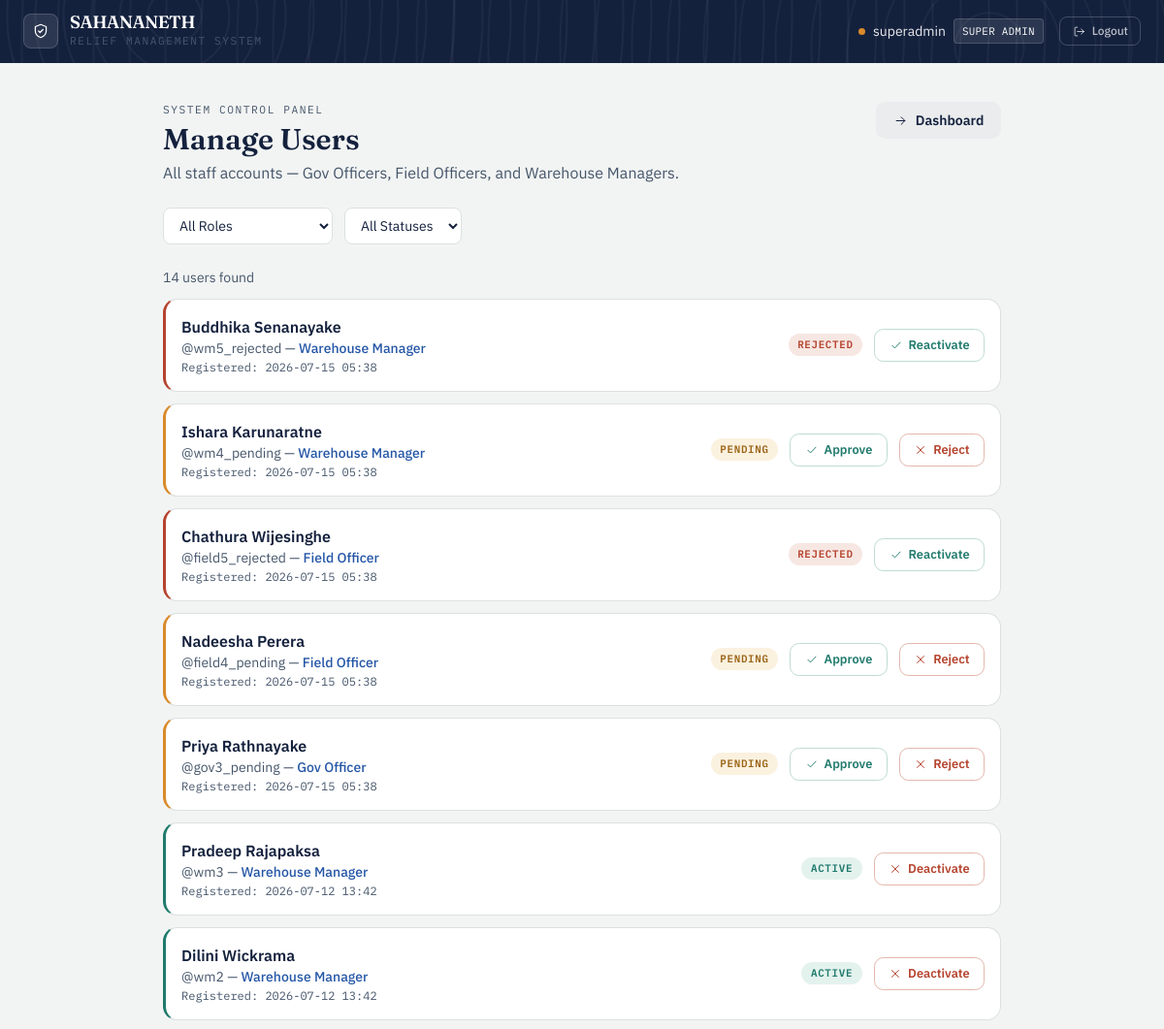
/admin/users (signed in, upper part), run on an earlier commit of the app's database.
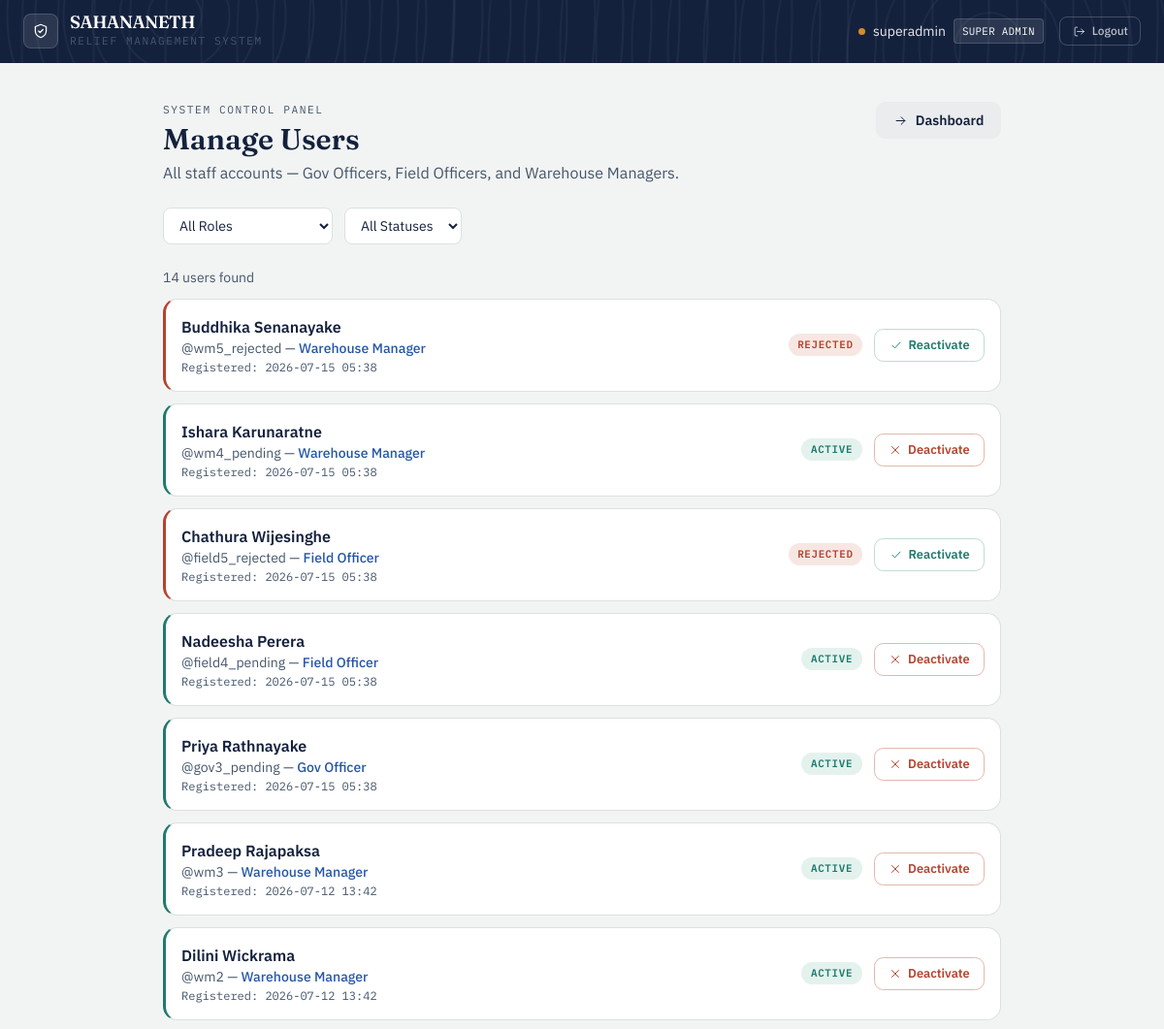
And on a later commit of the database.
### app/models/user.py (models this page shows, shortened)
class User(UserMixin, db.Model):
    __tablename__ = 'users'
    id = db.Column(db.Integer, primary_key=True)
    username = db.Column(db.String(80), unique=True, nullable=False)
    full_name = db.Column(db.String(150), nullable=True)
    password_hash = db.Column(db.String(256), nullable=False)
    role_level = db.Column(
    db.Enum('super_admin', 'gov_officer', 'field_officer',
            'warehouse_manager', 'citizen',
            name='user_role_enum'),
    nullable=False
)
    status = db.Column(
        db.Enum('pending', 'active', 'needs_verification', 'verified', 'rejected',name='user_status_enum'),
        default='pending',
        nullable=False
    )
    assigned_node_id = db.Column(db.Integer, nullable=True)
    created_at = db.Column(db.DateTime, default=datetime.utcnow)

### app/routes/super_admin.py (the view)
@admin_bp.route('/users')
@login_required
@role_required('super_admin')
def users():
    role_filter = request.args.get('role', '')
    status_filter = request.args.get('status', '')
    query = User.query.filter(User.role_level != 'citizen')
    if role_filter:
        query = query.filter_by(role_level=role_filter)
    if status_filter:
        query = query.filter_by(status=status_filter)
    all_users = query.order_by(User.created_at.desc()).all()
    return render_template('super_admin/users.html',
                           users=all_users,
                           role_filter=role_filter,
                           status_filter=status_filter)

### app/models/user.py (called while the page is built)
@login_manager.user_loader
def load_user(user_id):
    return User.query.get(int(user_id))

### app/utils.py (called while the page is built)
def role_required(*roles):
    def decorator(f):
        @wraps(f)
        def decorated_function(*args, **kwargs):
            if not current_user.is_authenticated:
                abort(401)
            if current_user.role_level not in roles:
                abort(403)
            return f(*args, **kwargs)
        return decorated_function
    return decorator

### app/templates/super_admin/users.html (shortened to what this page needs)
{% extends "base.html" %}
{% block content %}
<div class="mx-auto mt-10 max-w-4xl px-4 pb-16">
    <div class="mb-6 flex flex-wrap items-start justify-between gap-3">
        <div>
            <div class="eyebrow">System Control Panel</div>
            <h1 class="mt-1 font-display text-3xl font-semibold text-ink">Manage Users</h1>
            <p class="mt-1 text-slate">All staff accounts — Gov Officers, Field Officers, and Warehouse Managers.</p>
        </div>
        <a href="/admin/dashboard" class="btn-ghost inline-flex items-center gap-2">
            <svg class="icon" style="width:15px;height:15px"><use href="#icon-arrow-right"/></svg>
            Dashboard
        </a>
    </div>
    <form method="GET" action="/admin/users" class="mb-6 flex flex-wrap gap-3">
        <select name="role" onchange="this.form.submit()"
            class="rounded-lg border border-line bg-white px-3 py-2 text-sm text-ink">
            <option value="">All Roles</option>
        </select>
        <select name="status" onchange="this.form.submit()"
            class="rounded-lg border border-line bg-white px-3 py-2 text-sm text-ink">
            <option value="">All Statuses</option>
        </select>
    </form>
    <p class="mb-3 text-sm text-slate">{{ users|length }} user{{ 's' if users|length != 1 }} found</p>
    {% if users %}
    <div class="space-y-3">
        {% for user in users %}
        <div class="ledger-card p-4 flex flex-wrap items-center justify-between gap-3
            {% if user.status == 'pending' %}tone-amber
            {% elif user.status == 'active' %}tone-relief
            {% else %}tone-rust{% endif %}">
            <div>
                <p class="font-semibold text-ink">{{ user.full_name or user.username }}</p>
                <p class="text-sm text-slate">
                    @{{ user.username }} —
                    <span class="font-medium text-civic">
                        {{ user.role_level.replace('_', ' ').title() }}
                    </span>
                </p>
                <p class="mt-0.5 font-mono text-xs text-slate">
                    Registered: {{ user.created_at.strftime('%Y-%m-%d %H:%M') }}
                </p>
            </div>
            <div class="flex items-center gap-3">
                <span class="status-pill status-{{ user.status }}">{{ user.status }}</span>
                {% if user.status == 'pending' %}
                <a href="/admin/approve/user/{{ user.id }}" class="btn-approve flex items-center gap-1.5">
                    <svg class="icon" style="width:14px;height:14px"><use href="#icon-check"/></svg>
                    Approve
                </a>
                <a href="/admin/reject/user/{{ user.id }}" class="btn-danger flex items-center gap-1.5">
                    <svg class="icon" style="width:14px;height:14px"><use href="#icon-x"/></svg>
                    Reject
                </a>
                {% elif user.id != current_user.id %}
                <a href="/admin/users/toggle/{{ user.id }}"
                    class="{% if user.status == 'active' %}btn-danger{% else %}btn-approve{% endif %} flex items-center gap-1.5">
                    {% if user.status == 'active' %}
                    <svg class="icon" style="width:14px;height:14px"><use href="#icon-x"/></svg>
                    Deactivate
                    {% else %}
                    <svg class="icon" style="width:14px;height:14px"><use href="#icon-check"/></svg>
                    Reactivate
                    {% endif %}
                </a>
                {% endif %}
            </div>
        </div>
        {% endfor %}
    </div>
    {% else %}
    <div class="ledger-card tone-relief p-6 text-center text-slate">
        No users match these filters.
    </div>
    {% endif %}
</div>
{% endblock %}

What changed in the data, as far as the page shows it:
changed User "Ishara Karunaratne": status "PENDING" → "ACTIVE"; status "Approve Reject" → "Deactivate"
changed User "Nadeesha Perera": status "PENDING" → "ACTIVE"; status "Approve Reject" → "Deactivate"
changed User "Priya Rathnayake": status "PENDING" → "ACTIVE"; status "Approve Reject" → "Deactivate"
